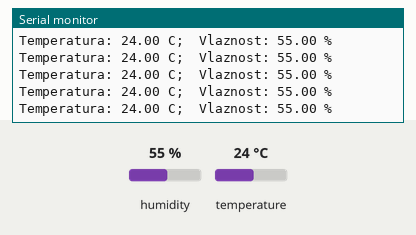
The sketch below on a simulated Arduino Uno, built with avr-gcc and run on an emulated ATmega328P. On the bench: the last lines printed to the serial monitor. The inputs (shaded band) are chosen by the test bench; at power-on: humidity 55 %, temperature 24 °C.

Above: at 1.2 s.
1.3 s: humidity set to 22 %
At 1.42 s:
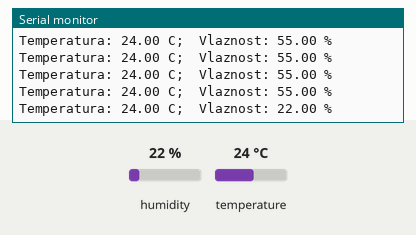
2.8 s: temperature set to 12 °C
At 2.81 s:
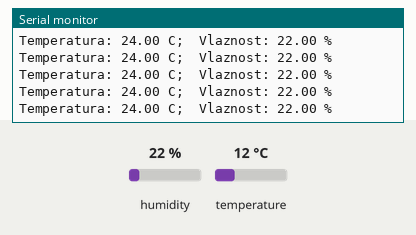
4.3 s: humidity set to 40 %
At 4.33 s:
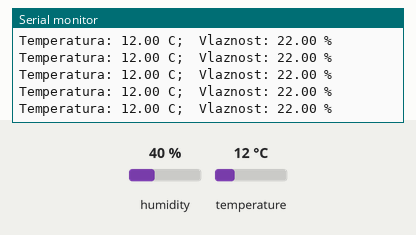
Timing chart, 0 to 7.3 s (numbered marks = the images above; inputs shaded):
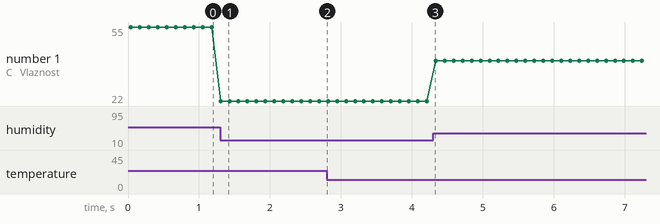

The sketch:

sht21.ino
```cpp
#include "SHT21.h"
SHT21 sht;
float Temperatura, Vlaznost;
void setup() {
	Wire.begin();
	Serial.begin(9600);
}
void loop() {
	Temperatura = sht.getTemperature();
	Vlaznost = sht.getHumidity();
	Serial.print("Temperatura: ");
	Serial.print(Temperatura);
	Serial.print(" C; ");
	Serial.print(" Vlaznost: ");
	Serial.print(Vlaznost);
	Serial.println(" % ");
	delay(85);
}
```

Measured:
- after the input at 1.3 s, the serial monitor: prints a new line at once (image 1)
- plotted number 1: 55 → 22 after the input at 1.3 s, 22 → 40 after the input at 4.3 s
